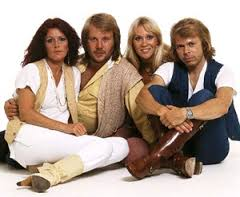
#> input picture abba.jpeg, 240 x 197 px
$ jupyter execute --allow-errors 'CS 109 Final Version.ipynb'   (shell and % lines are left out)   (Python 2 division)   (older library calls are emulated)
#> lines starting #> are read from the running program, lines starting #| are printed output that depends on the picture; after the words box and inside, x2 and y2 are one past the last pixel; in counts of white or black regions, pixels touching at a corner belong together
# Face Detection and Gender Classification

#### Team members:
Xingchi Dai: dai01@g.harvard.edu

Jeewon Hwang: jeewonHwang@g.harvard.edu

Xiaowen Chang: xiaowenchang@g.harvard.edu

Zelong Qiu: zqiu01@g.harvard.edu

#### Assigned Teaching fellow:

Yingzhuo (Diana) Zhang

###### Submitted as the final project of CS 109: Data Science in Harvard University

# Table of Contents

* [0. Introduction](#0.-Introduction)
* [1. Face Detection](#1.-Face-Detection)
* [2. Gender Classification](#2.-Gender-Classification)
    * [2.1 Data Cleaning](#2.1-Data-Cleaning)
        * [2.1.1 Read Data](#2.1.1-Read-Data)
        * [2.1.2 Image Flattening](#2.1.2-Image-Flattening)
    * [2.2 Principal Components Analysis](#2.2-Principal-Components-Analysis)
        * [2.2.1 Principal Components Extraction](#2.2.1-Principal-Components-Extraction)
        * [2.2.2 Visualize Data with 2 Principal Components](#2.2.2-Visualize-Data-with-2-Principal-Components)
    * [2.3 Baseline Models](#2.3-Baseline-Models)
    * [2.4 K Nearest Neighbors](#2.4-K-Nearest-Neighbors)
        * [2.4.1 Visualize Data with 2 Principal Components](#2.4.1-Visualize-Data-with-2-Principal-Components)
        * [2.4.2 Train Classifier with 8 Principal Components](#2.4.2-Train-Classifier-with-8-Principal-Components)
    * [2.5 Support Vector Machine](#2.5-Support-Vector-Machine)
        * [2.5.1 Visualize Data with 2 Principal Components](#2.5.1-Visualize-Data-with-2-Principal-Components)
        * [2.5.2 Train Classifier with 8 Principal Components](#2.5.2-Train-Classifier-with-8-Principal-Components)
    * [2.6 Logistic Regression](#2.6-Logistic-Regression)
        * [2.6.1 Visualize Data with 2 Principal Components](#2.6.1-Visualize-Data-with-2-Principal-Components)
        * [2.6.2 Train Classifier with 8 Principal Components](#2.6.2-Train-Classifier-with-8-Principal-Components)
* [3. ROC Curve](#3.-ROC-Curve)
    * [3.1 ROC Curve for KNN](#3.1-ROC-Curve-for-KNN)
    * [3.2 ROC Curve for SVM](#3.2-ROC-Curve-for-SVM)
    * [3.3 ROC Curve for Logistic Regression](#3.3-ROC-Curve-for-Logistic-Regression)
    * [3.4 Model Comparison](#3.4-Model-Comparison)
* [4. Application](#4.-Application)
    * [4.1 Face Detection](#4.1-Face-Detection)
    * [4.2 Gender Classification](#4.2-Gender-Classification)

# 0. Introduction
### Background and Motivation
Face recognition has become one of the most popular research areas, as faces’ expressions contain much information neuroscientists and psychologists are interested in. It is also one of the most successful applications of computer vision and machine learning researches. As such, the team is motivated to use what CS109 has taught, such as PCA, KNN, SVN, etc. in the class to implement a simple, yet practical, face detection and recognition project.
The expected background researches for this project covers advanced classification algorithms and some tools to evaluate/estimate performance, such as  Principal-Component-Analysis (PCA), K-Nearest-Neighbors (KNN) and Linear-Support-Vector-Machine (Linear SVM), Confusion Matrix and ROC curve.

### Project Objectives
The goal of this project is to finish a classification algorithm to detect and distinguish objects(faces) in images. During the project, the team members will consolidate the knowledge given in classes and integrate them to deliver a completed, working, interesting project. The project itself is not a breakthrough technological achievement, yet it is an opportunity for team members to review, learn and think.

###Project Result Overview
The project team has successfully finished the project and it is able to differenciate the gender of the subject.

### Feature:
1: Face detection: detect the face in a photo.

2: Face recognition/classification: classify the gender of the detected face.

### Design Overview
1: Face detection: The OpenCV(Open Source Computer Vision) module would be used to detect the face.

2: Face recognition:  PCA(Principal Component Analysis) would be used to reduce the dimension. KNN(K-Nearest-Neighbors),  SVM(Support Vector Machines) and Logistic Regression would be used to do the gender classification.

3: Parameterization: k-fold cross-validation approach would be applied to avoid over-fitting scenario.

4:Model assessment: AUROC (area under ROC curve) will be used to evaluate the accuracy of results and the performance of algorithms.

### Verification
Train/Test data: data will be divided into the train dataset and the test dataset. The train dataset would be used to develop the algorithm and the test dataset would be used to evaluate the performance of the algorithm.

### Non-standard Library Used
CV2, glob, PIL, sklearn, panda, matplotlib, seaborn

We used haarcascade_frontalface_default.xml to detect the face.

# 1. Face Detection

###Overview of Face Detection Part
The major purpose of this part is to detect the face in the picture and extract the face to store into variable. In this part, the project group uses the OpenCV library. OpenCV in Python is a strong image processing library built in Python.

In order to detect the face in one picture, the model has to be able to recognize the front-face with shadow or other variations of one picture. The OpenCV package has already considered such factors, and after we tested it, it gave us a good result.

First of all, we need to import the relevant packages. The OpenCV could be installed through "conda install opencv" in case the grader has any problem importing the packages.

[cell 1]
import cv2
import sys
import numpy as np
import glob
from PIL import Image
import matplotlib.pyplot as plt
from matplotlib.pyplot import imshow

First of all, we put image path and create the Cascade variable from the xml file(according to the document).
Under the class of faceCascade, the method of detectMultiScale has been used. Then we print out the number of faces has been found then draw a green rectangle around the face

The image shown below proves that the method was called successfully. Although there are only two faces were founded, it is beyong our project and class materials here to discuss such accuracy of face detecting. After faces were detected, we shall extract those faces out of original matrix and move on to the future analysis.

[cell 2]
#read the image
imagePath = 'abba.jpeg'

# Create the haar cascade
faceCascade = cv2.CascadeClassifier('haarcascade_frontalface_default.xml')

# Read the image
image = cv2.imread(imagePath)
#> image is the input picture: shape (197, 240, 3); mean B, G, R 144.4, 157.1, 175.5
gray = cv2.cvtColor(image, cv2.COLOR_BGR2GRAY)
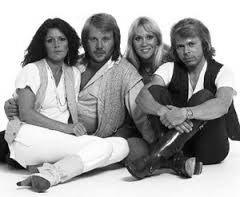
#> gray: shape (197, 240); min 1, max 255, mean 161.2

# Detect faces in the image
faces = faceCascade.detectMultiScale(
    gray,
    scaleFactor=1.1,
    minNeighbors=5,
    minSize=(30, 30),
    flags = cv2.cv.CV_HAAR_SCALE_IMAGE
)
#> faces = [[40, 27, 34, 34], [83, 27, 34, 34]]

print "Found {0} faces!".format(len(faces))
#| Found 2 faces!

# Draw a rectangle around the faces
for (x, y, w, h) in faces:
    cv2.rectangle(image, (x, y), (x+w, y+h), (0, 255, 0), 2)
#> this loop made 2 passes
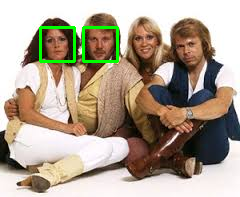
#> image: shape (197, 240, 3); 1.71% of pixels changed, all inside (x1, y1, x2, y2) = (39, 26, 119, 63)

imshow(image)

We print out "faces" variable. The OpenCV has already helped us to extract faces and put their information into "faces' variable. We wanted to make sure this by using "imshow" to display it and got a very good result.

[cell 3]
faces
#> Out = [[40, 27, 34, 34], [83, 27, 34, 34]]

[cell 4]
# we've got a women's face
image = cv2.imread(imagePath)
imshow(image[faces[0][1]:faces[0][1]+faces[0][3],faces[0][0]:faces[0][0]+faces[0][2]]) #y first, x second
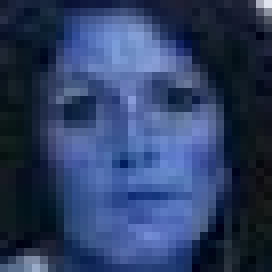
#> shown: shape (34, 34, 3) (shown 8 times larger); mean R, G, B 45.4, 62.6, 100

# 2. Gender Classification
###Overview of classification

Classification is the main part of this project. The project team has implemented multiple concepts we have learned in the class, including PCA, KNN and Logistic Regression. In this part, we have divided the classification into multiple small tasks. First of all, we flattened the data to construct a good dataset to do classification, then we implemented PCA to reduce features. After that, KNN and Logistic Regression are used and the team used ROC curve to compare accuracy. In the end, we applied the model to one real image to check.

## 2.1 Data Cleaning
###Overview of data cleaning
In this part, the team first cleaned up the data. It contains two sub-parts: read and flatten. The image essentially is a matrix containning a large amount of pixels. Each pixel has one color. Thus, a 200 * 200 picture has 40000 pixels. Each pixel is an array of RGB color. To flatten the image, we first read the image information and put RGB values as features. For example,

[20 40 50] will be flattened as three features 20 40 50. In other words, each pixel will have three features. The project team flattened the image in this way for the future training purpose.

## 2.1.1 Read Data
#### Get Face Images
The team uses Nottingham face database, which is different from what we purposed before, Yale's face database. When we choose dataset, we tend to find the better lighting pictures with clear discrepency of male and female. We decided not to use Yale's as it doesn't satisfy our requirement I just mentioned. Nottingham face dataset, on the other hand, has clear difference between woman and man. Also, the angle and lightning are better.

In the following code, we read all image and put them into a dictionary with the following format.

Key: index of image

Value: Image information

[cell 5]
img_path = 'nottingham_database'

images = glob.glob(img_path+'/*')

img_dict={}
dim = (275, 350)
for img_p in images:
#     print img_p
    k = img_p[img_p.find('database/',)+9:-4]
    gif = cv2.VideoCapture(img_p)
    ret, frame = gif.read()
    img = Image.fromarray(frame)
    img = np.array(img.convert('RGB'))
    img = cv2.resize(img, dim, interpolation=cv2.INTER_AREA)
    img_dict[k] = [img, k[0]]    # img_dict = {"m044": [image_array, 'm'], ...}

After we stored all images into dictionary, we tested it by looking for 'm044' picture and it was successfully displayed. As such, we believe the codes before are correct and we could move on to the next part from this point.

#> (a cell that did not finish here is left out)

## 2.1.2 Image Flattening

As we have discussed, before we move on to classification, we have to construct a dataset with each image being a row and all pixels' RGB values being columns. As such, after one image got flatten, the image should have the following format

image_name, pixel1_r, pixel1_g, pixel1_b, pixel2_r, pixel2_g, pixel2_b, .... , pixeln_r, pixeln_g, pixeln_b

We need to test if the data is flattened well before we move on to Principal Components Analysis.

#### Flatten all the images so that a row represents a image and column represents each r, g, b value of each pixel
Here we used an easy for loop to do image flattenning. and all those information will be stored into a dictionary with key as the index of image, and values are its pixels' RGB. Also, one "label" is also added. It is like the "response" in the homework

[cell 7]
# change every pixel to be columns (to be used in lab 5)

# [7 lines left out: function flatten_rgb_as_column, not called in this run]

[cell 8]
flattened_rgb = []
label = []

for k in img_dict.keys():
    label.append(img_dict[k][1])
    flattened_rgb.append(flatten_rgb_as_column(img_dict[k][0]))

[cell 9]
data = np.array([np.array(xi) for xi in flattened_rgb])
y = np.array(label)

[cell 10]
# data
# len(data[0])
data.shape # (412, 288750) means we have the same length for each row

[cell 11]
y

## 2.2 Principal Components Analysis

### What is Principla Components Analysis?

PCA is to reduce the dimensions. Conceptually speaking, one image is an array containing large amount of pixels. As such, in order to do the face detection and recognization, we shall train those pixels. The team will construct a data structure in the way that all pixiels are features of one image. As such, we would get a decent amount of features for each image. However, there is no need to train all those features due to two major reasons. The first one is because the concern of overfitting while the second one is performancewise reason.

The team will follow what we have learned and practiced through the homework to do PCA in this project. The procedual of doing so is clearly stated in our homework instruction. I quote the summarize here:

PCA is an unsupervized learning technique. The basic idea behind PCA is to rotate the co-ordinate axes of the feature space. We first find the direction in which the data varies the most. We set up one co-ordinate axes along this direction, which is called the first principal component. We then look for a perpendicular direction in which the data varies the second most. This is the second principal component. The diagram illustrates this process. There are as many principal components as the feature dimension: all we have done is a rotation.

We decide on a threshold of variation; once the variation in a particular direction falls below a certain number, we get rid of all the co-ordinate axes after that principal component. For example, if the variation falls below 10% after the third axes, and we decide that 10% is an acceptable cutoff, we remove all domensions from the fourth dimension onwards. In other words, we took our higher dimensional problem and projected it onto a 3 dimensional""

## 2.2.1 Principal Components Extraction

[cell 12]
from sklearn.decomposition import PCA

From the result below, we could see that 10 principal components could capture 58% variations in images.

[cell 13]
pca = PCA(n_components=10)
#> (the rest of this cell did not finish here and is left out)

#> (a cell that did not finish here is left out)

We printed out all components' variance ratio, and decided to use the first ten of them. Also, we want to display the principal components' image. As you could see in below, the image is really messy and barely can see anything out of it. However, as we have discuss before, it only capture 58% of the variation but it is enough to move on to the next classification work.

#> (a cell that did not finish here is left out)

[cell 16]
dim_x, dim_y = (275, 350)
# [4 lines left out: function normit, not called in this run]
def getNC(pc, j):
    size=dim_x*dim_y*3
    r=pc.components_[j][0:size:3]
    g=pc.components_[j][1:size:3]
    b=pc.components_[j][2:size:3]
    r=normit(r)
    g=normit(g)
    b=normit(b)
    return r,g,b
def display_component(pc, j):
    r,g,b = getNC(pc,j)
    rgbArray = np.zeros((dim_x, dim_y,3), 'uint8')
    rgbArray[..., 0] = r.reshape(dim_x, dim_y)
    rgbArray[..., 1] = g.reshape(dim_x, dim_y)
    rgbArray[..., 2] = b.reshape(dim_x, dim_y)
    imshow(rgbArray)

[cell 17]
STANDARD_SIZE = (dim_x, dim_y)#standardized pixels in image.

[cell 18]
# [10 lines left out: function get_image, not called in this run]

def display_image(mat):
    imshow(get_image(mat))

#> (a cell that did not finish here is left out)

[cell 20]
import pandas as pd
pd.set_option('display.width', 500)
pd.set_option('display.max_columns', 100)
pd.set_option('display.notebook_repr_html', True)

[cell 21]
df = pd.DataFrame({"y":y=='m', "label":np.where(y=='m', "male", "female")})
#> (the rest of this cell did not finish here and is left out)

[cell 22]
from sklearn.cross_validation import train_test_split
#> (the rest of this cell did not finish here and is left out)

[cell 23]
mask=np.ones(df.shape[0], dtype='int')
#> (the rest of this cell did not finish here and is left out)

## 2.2.2 Visualize Data with 2 Principal Components

[cell 24]
import seaborn as sns
c0=sns.color_palette()[0]
c1=sns.color_palette()[1]
c2=sns.color_palette()[2]

[cell 25]
colors = [c0, c2]
for label, color in zip(df['label'].unique(), colors):
    mask = df['label']==label
    plt.scatter(df[mask]['pc1'], df[mask]['pc2'], c=color, label=label)
plt.legend()

From the plot above, we could see that except some points, most of blue points and red points are separated. We could try to draw a non-linear line to separate them up. Therefore, we believe, if just two components could get this good result, the classification will get a much better result when we add more components to it.

[cell 26]
from sklearn.neighbors import KNeighborsClassifier
from sklearn.cross_validation import train_test_split

#### Pre-defined Helper Functions

[cell 27]
from matplotlib.colors import ListedColormap
cmap_light = ListedColormap(['#FFAAAA', '#AAFFAA', '#AAAAFF'])
cmap_bold = ListedColormap(['#FF0000', '#00FF00', '#0000FF'])
cm = plt.cm.RdBu
cm_bright = ListedColormap(['#FF0000', '#0000FF'])

# [30 lines left out: function points_plot, not called in this run]

[cell 28]
from sklearn.grid_search import GridSearchCV

[cell 29]
# [4 lines left out: function cv_optimize, not called in this run]

[cell 30]
from sklearn.metrics import confusion_matrix
def do_classify(clf, parameters, indf, featurenames, targetname, target1val, mask=None, reuse_split=None, score_func=None, n_folds=5):
    subdf=indf[featurenames]
    X=subdf.values
    y=(indf[targetname].values==target1val)*1
    if mask !=None:
        print "using mask"
        Xtrain, Xtest, ytrain, ytest = X[mask], X[~mask], y[mask], y[~mask]
    if reuse_split !=None:
        print "using reuse split"
        Xtrain, Xtest, ytrain, ytest = reuse_split['Xtrain'], reuse_split['Xtest'], reuse_split['ytrain'], reuse_split['ytest']
    if parameters:
        clf = cv_optimize(clf, parameters, Xtrain, ytrain, n_folds=n_folds, score_func=score_func)
    clf=clf.fit(Xtrain, ytrain)
    training_accuracy = clf.score(Xtrain, ytrain)
    test_accuracy = clf.score(Xtest, ytest)
    print "############# based on standard predict ################"
    print "Accuracy on training data: %0.2f" % (training_accuracy)
    print "Accuracy on test data:     %0.2f" % (test_accuracy)
    print confusion_matrix(ytest, clf.predict(Xtest))
    print "########################################################"
    return clf, Xtrain, ytrain, Xtest, ytest

## 2.3 Baseline Models

Baseline models here are for the future comparison purpose. If we just classify everything as bees/not bees, we will get two baseline accurancy boundary. If the classified models' accuracy is lower than these two values. It means we failed to train the model.

Our baseline_model_1 would be classify all faces as males.

Our baseline_model_2 would be classify all faces as not females.

Our classifier should at least beat these two.

#> (a cell that did not finish here is left out)

#> (a cell that did not finish here is left out)

## 2.4 K Nearest Neighbors

###What is KNN(K-Nearest Neighbors)

In this project, the project team uses KNN to train our data and got a good result. KNN is very straightforward and simple algorithm to do classification. So the basic idea behind this is to classify the nearest sample under the same classification. In other words, we will label the part that belong to one class as compared to the other as "belonging" to that class. This process will then classify the feature space into class-based regions. Then, given the point in feature space, we find which region its in and thus its class.

When we define how "near" is "near", we used the concept of Euclidean disstance. This concept has been clearly stated in our CS109 HW3, The team has quoted the relavant information here as the reference.

The way kNN does this is to ask for the k nearest neighbors in the training set of the new sample. This distance is typically defined as the **Euclidean distance**, the sum of the square of the difference of each feature value between any two samples.

$$D(s_1,s_2) = \sum_f (x_{f1} - x_{f2})^2.$$

Once we have a distance measure, we can sort the distances from the current sample. Then we choose the $k$ closest ones in the training set, where $k$ is an odd number (to break ties) like 1,3,5,...19,. We now see how many of these $k$ "nearest neighbors" belong to one class or the other, and choose the majority class amongst those neighbors as our sample's class.

The training process thus simply consists of memorizing the data, perhaps using a database to aid in the fast lookup of the $k$ nearest training set neighbors of any point in feature space. Notice that this process divides feature space into regions of one class or the other, since one can simply ask what the $k$ nearest neighbors in the training set are of any given point in feature space. Also notice that since classification happens via a majority "voting" scheme, we also know the probability that a point in feature space belongs to a class, as estimated by the fraction of $k$ nearest neighbors to that point in the desired class.

We will import KNN package and do classification and as the result shown below, the accuray is actually higher than our baseline models. As such, the KNN classifier is able to get a good result.

[cell 33]
from sklearn.neighbors import KNeighborsClassifier

## 2.4.1 Visualize Data with 2 Principal Components

[cell 34]
pc_name = [i for i in df.columns[2:4]]

#> (a cell that did not finish here is left out)

[cell 36]
plt.figure()
ax=plt.gca()
#> (the rest of this cell did not finish here and is left out)

as you could see from the plot and table above, the team has reached over 80% accuracy rate. We believe this is a very good result. If we add more components, the result should be able to be a little bit better.

## 2.4.2 Train Classifier with 8 Principal Components

[cell 37]
pc_name = [i for i in df.columns[2:10]]

#> (a cell that did not finish here is left out)
